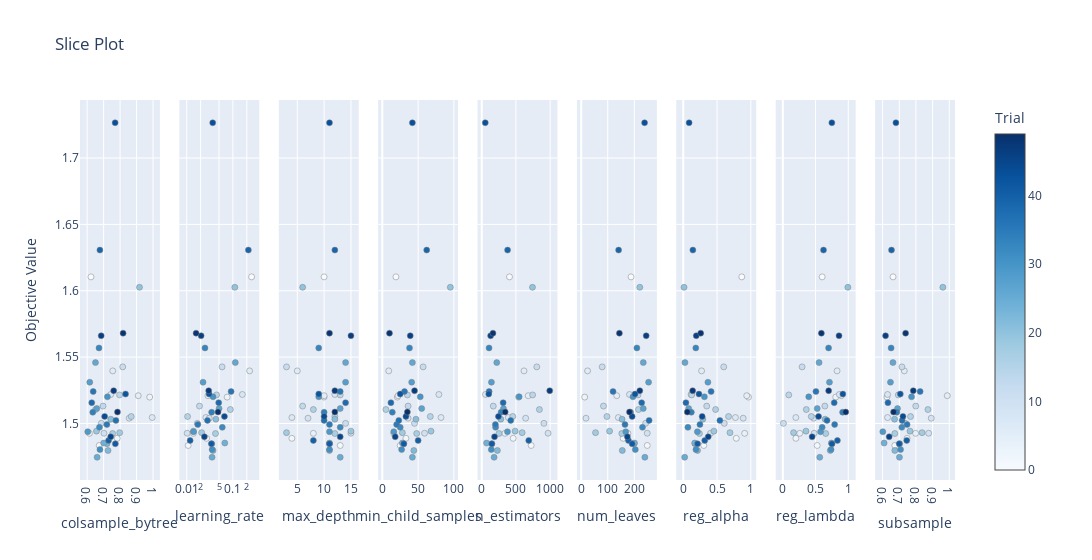

The notebook cell this image was saved under:
### Code cell
vis.plot_slice(study=study_lgbm)
